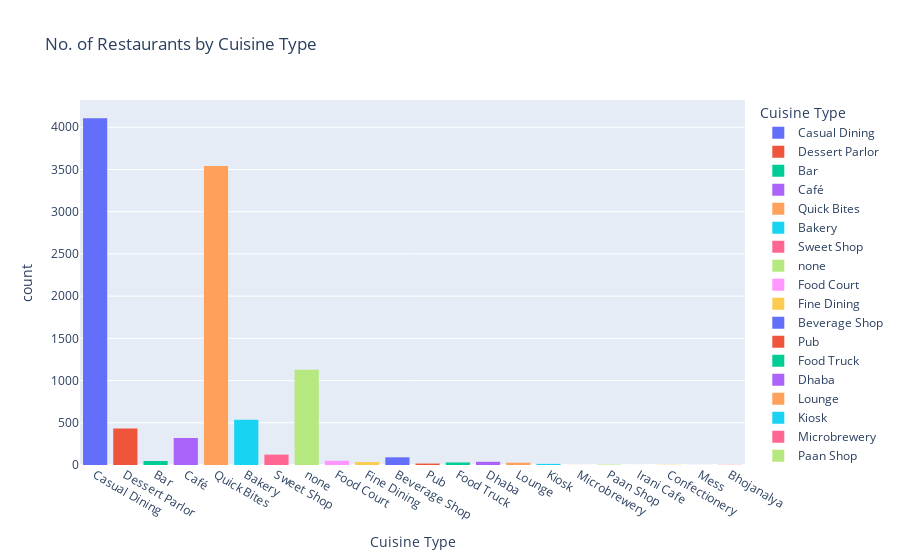

This figure's notebook cell:
### Markdown cell above
Q1) How many restaurants are in Mumbai for each type of cuisine?

### Code cell
fig = px.histogram(zomato_df, x='CUSINE TYPE', color='CUSINE TYPE',  
             title= 'No. of Restaurants by Cuisine Type',  
             labels={'CUSINE TYPE':'Cuisine Type'}) 
 
fig.show()

### Figure 1 — Plotly figure (JSON) as saved in the notebook; plotly's stock layout.template omitted (floating-point values rounded to 4 significant figures; data arrays with more than 128 entries replaced by an {"elided": "..."} marker saying what was removed)
{"data": [{"bingroup": "x", "hovertemplate": "Cuisine Type=%{x}<br>count=%{y}<extra></extra>", "legendgroup": "Casual Dining", "marker": {"color": "#636efa", "pattern": {"shape": ""}}, "name": "Casual Dining", "orientation": "v", "showlegend": true, "type": "histogram", "x": {"elided": "4107 str values"}, "xaxis": "x", "yaxis": "y"}, {"bingroup": "x", "hovertemplate": "Cuisine Type=%{x}<br>count=%{y}<extra></extra>", "legendgroup": "Dessert Parlor", "marker": {"color": "#EF553B", "pattern": {"shape": ""}}, "name": "Dessert Parlor", "orientation": "v", "showlegend": true, "type": "histogram", "x": {"elided": "431 str values"}, "xaxis": "x", "yaxis": "y"}, {"bingroup": "x", "hovertemplate": "Cuisine Type=%{x}<br>count=%{y}<extra></extra>", "legendgroup": "Bar", "marker": {"color": "#00cc96", "pattern": {"shape": ""}}, "name": "Bar", "orientation": "v", "showlegend": true, "type": "histogram", "x": ["Bar", "Bar", "Bar", "Bar", "Bar", "Bar", "Bar", "Bar", "Bar", "Bar", "Bar", "Bar", "Bar", "Bar", "Bar", "Bar", "Bar", "Bar", "Bar", "Bar", "Bar", "Bar", "Bar", "Bar", "Bar", "Bar", "Bar", "Bar", "Bar", "Bar", "Bar", "Bar", "Bar", "Bar", "Bar", "Bar", "Bar", "Bar", "Bar", "Bar", "Bar", "Bar", "Bar", "Bar", "Bar", "Bar", "Bar"], "xaxis": "x", "yaxis": "y"}, {"bingroup": "x", "hovertemplate": "Cuisine Type=%{x}<br>count=%{y}<extra></extra>", "legendgroup": "Café", "marker": {"color": "#ab63fa", "pattern": {"shape": ""}}, "name": "Café", "orientation": "v", "showlegend": true, "type": "histogram", "x": {"elided": "320 str values"}, "xaxis": "x", "yaxis": "y"}, {"bingroup": "x", "hovertemplate": "Cuisine Type=%{x}<br>count=%{y}<extra></extra>", "legendgroup": "Quick Bites", "marker": {"color": "#FFA15A", "pattern": {"shape": ""}}, "name": "Quick Bites", "orientation": "v", "showlegend": true, "type": "histogram", "x": {"elided": "3540 str values"}, "xaxis": "x", "yaxis": "y"}, {"bingroup": "x", "hovertemplate": "Cuisine Type=%{x}<br>count=%{y}<extra></extra>", "legendgroup": "Bakery", "marker": {"color": "#19d3f3", "pattern": {"shape": ""}}, "name": "Bakery", "orientation": "v", "showlegend": true, "type": "histogram", "x": {"elided": "537 str values"}, "xaxis": "x", "yaxis": "y"}, {"bingroup": "x", "hovertemplate": "Cuisine Type=%{x}<br>count=%{y}<extra></extra>", "legendgroup": "Sweet Shop", "marker": {"color": "#FF6692", "pattern": {"shape": ""}}, "name": "Sweet Shop", "orientation": "v", "showlegend": true, "type": "histogram", "x": ["Sweet Shop", "Sweet Shop", "Sweet Shop", "Sweet Shop", "Sweet Shop", "Sweet Shop", "Sweet Shop", "Sweet Shop", "Sweet Shop", "Sweet Shop", "Sweet Shop", "Sweet Shop", "Sweet Shop", "Sweet Shop", "Sweet Shop", "Sweet Shop", "Sweet Shop", "Sweet Shop", "Sweet Shop", "Sweet Shop", "Sweet Shop", "Sweet Shop", "Sweet Shop", "Sweet Shop", "Sweet Shop", "Sweet Shop", "Sweet Shop", "Sweet Shop", "Sweet Shop", "Sweet Shop", "Sweet Shop", "Sweet Shop", "Sweet Shop", "Sweet Shop", "Sweet Shop", "Sweet Shop", "Sweet Shop", "Sweet Shop", "Sweet Shop", "Sweet Shop", "Sweet Shop", "Sweet Shop", "Sweet Shop", "Sweet Shop", "Sweet Shop", "Sweet Shop", "Sweet Shop", "Sweet Shop", "Sweet Shop", "Sweet Shop", "Sweet Shop", "Sweet Shop", "Sweet Shop", "Sweet Shop", "Sweet Shop", "Sweet Shop", "Sweet Shop", "Sweet Shop", "Sweet Shop", "Sweet Shop", "Sweet Shop", "Sweet Shop", "Sweet Shop", "Sweet Shop", "Sweet Shop", "Sweet Shop", "Sweet Shop", "Sweet Shop", "Sweet Shop", "Sweet Shop", "Sweet Shop", "Sweet Shop", "Sweet Shop", "Sweet Shop", "Sweet Shop", "Sweet Shop", "Sweet Shop", "Sweet Shop", "Sweet Shop", "Sweet Shop", "Sweet Shop", "Sweet Shop", "Sweet Shop", "Sweet Shop", "Sweet Shop", "Sweet Shop", "Sweet Shop", "Sweet Shop", "Sweet Shop", "Sweet Shop", "Sweet Shop", "Sweet Shop", "Sweet Shop", "Sweet Shop", "Sweet Shop", "Sweet Shop", "Sweet Shop", "Sweet Shop", "Sweet Shop", "Sweet Shop", "Sweet Shop", "Sweet Shop", "Sweet Shop", "Sweet Shop", "Sweet Shop", "Sweet Shop", "Sweet Shop", "Sweet Shop", "Sweet Shop", "Sweet Shop", "Sweet Shop", "Sweet Shop", "Sweet Shop", "Sweet Shop", "Sweet Shop", "Sweet Shop", "Sweet Shop", "Sweet Shop", "Sweet Shop", "Sweet Shop", "Sweet Shop", "Sweet Shop", "Sweet Shop"], "xaxis": "x", "yaxis": "y"}, {"bingroup": "x", "hovertemplate": "Cuisine Type=%{x}<br>count=%{y}<extra></extra>", "legendgroup": "none", "marker": {"color": "#B6E880", "pattern": {"shape": ""}}, "name": "none", "orientation": "v", "showlegend": true, "type": "histogram", "x": {"elided": "1127 str values"}, "xaxis": "x", "yaxis": "y"}, {"bingroup": "x", "hovertemplate": "Cuisine Type=%{x}<br>count=%{y}<extra></extra>", "legendgroup": "Food Court", "marker": {"color": "#FF97FF", "pattern": {"shape": ""}}, "name": "Food Court", "orientation": "v", "showlegend": true, "type": "histogram", "x": ["Food Court", "Food Court", "Food Court", "Food Court", "Food Court", "Food Court", "Food Court", "Food Court", "Food Court", "Food Court", "Food Court", "Food Court", "Food Court", "Food Court", "Food Court", "Food Court", "Food Court", "Food Court", "Food Court", "Food Court", "Food Court", "Food Court", "Food Court", "Food Court", "Food Court", "Food Court", "Food Court", "Food Court", "Food Court", "Food Court", "Food Court", "Food Court", "Food Court", "Food Court", "Food Court", "Food Court", "Food Court", "Food Court", "Food Court", "Food Court", "Food Court", "Food Court", "Food Court", "Food Court", "Food Court", "Food Court", "Food Court", "Food Court", "Food Court", "Food Court"], "xaxis": "x", "yaxis": "y"}, {"bingroup": "x", "hovertemplate": "Cuisine Type=%{x}<br>count=%{y}<extra></extra>", "legendgroup": "Fine Dining", "marker": {"color": "#FECB52", "pattern": {"shape": ""}}, "name": "Fine Dining", "orientation": "v", "showlegend": true, "type": "histogram", "x": ["Fine Dining", "Fine Dining", "Fine Dining", "Fine Dining", "Fine Dining", "Fine Dining", "Fine Dining", "Fine Dining", "Fine Dining", "Fine Dining", "Fine Dining", "Fine Dining", "Fine Dining", "Fine Dining", "Fine Dining", "Fine Dining", "Fine Dining", "Fine Dining", "Fine Dining", "Fine Dining", "Fine Dining", "Fine Dining", "Fine Dining", "Fine Dining", "Fine Dining", "Fine Dining", "Fine Dining", "Fine Dining", "Fine Dining", "Fine Dining", "Fine Dining", "Fine Dining", "Fine Dining", "Fine Dining", "Fine Dining"], "xaxis": "x", "yaxis": "y"}, {"bingroup": "x", "hovertemplate": "Cuisine Type=%{x}<br>count=%{y}<extra></extra>", "legendgroup": "Beverage Shop", "marker": {"color": "#636efa", "pattern": {"shape": ""}}, "name": "Beverage Shop", "orientation": "v", "showlegend": true, "type": "histogram", "x": ["Beverage Shop", "Beverage Shop", "Beverage Shop", "Beverage Shop", "Beverage Shop", "Beverage Shop", "Beverage Shop", "Beverage Shop", "Beverage Shop", "Beverage Shop", "Beverage Shop", "Beverage Shop", "Beverage Shop", "Beverage Shop", "Beverage Shop", "Beverage Shop", "Beverage Shop", "Beverage Shop", "Beverage Shop", "Beverage Shop", "Beverage Shop", "Beverage Shop", "Beverage Shop", "Beverage Shop", "Beverage Shop", "Beverage Shop", "Beverage Shop", "Beverage Shop", "Beverage Shop", "Beverage Shop", "Beverage Shop", "Beverage Shop", "Beverage Shop", "Beverage Shop", "Beverage Shop", "Beverage Shop", "Beverage Shop", "Beverage Shop", "Beverage Shop", "Beverage Shop", "Beverage Shop", "Beverage Shop", "Beverage Shop", "Beverage Shop", "Beverage Shop", "Beverage Shop", "Beverage Shop", "Beverage Shop", "Beverage Shop", "Beverage Shop", "Beverage Shop", "Beverage Shop", "Beverage Shop", "Beverage Shop", "Beverage Shop", "Beverage Shop", "Beverage Shop", "Beverage Shop", "Beverage Shop", "Beverage Shop", "Beverage Shop", "Beverage Shop", "Beverage Shop", "Beverage Shop", "Beverage Shop", "Beverage Shop", "Beverage Shop", "Beverage Shop", "Beverage Shop", "Beverage Shop", "Beverage Shop", "Beverage Shop", "Beverage Shop", "Beverage Shop", "Beverage Shop", "Beverage Shop", "Beverage Shop", "Beverage Shop", "Beverage Shop", "Beverage Shop", "Beverage Shop", "Beverage Shop", "Beverage Shop", "Beverage Shop", "Beverage Shop", "Beverage Shop", "Beverage Shop", "Beverage Shop", "Beverage Shop", "Beverage Shop", "Beverage Shop"], "xaxis": "x", "yaxis": "y"}, {"bingroup": "x", "hovertemplate": "Cuisine Type=%{x}<br>count=%{y}<extra></extra>", "legendgroup": "Pub", "marker": {"color": "#EF553B", "pattern": {"shape": ""}}, "name": "Pub", "orientation": "v", "showlegend": true, "type": "histogram", "x": ["Pub", "Pub", "Pub", "Pub", "Pub", "Pub", "Pub", "Pub", "Pub", "Pub", "Pub", "Pub", "Pub", "Pub", "Pub", "Pub", "Pub"], "xaxis": "x", "yaxis": "y"}, {"bingroup": "x", "hovertemplate": "Cuisine Type=%{x}<br>count=%{y}<extra></extra>", "legendgroup": "Food Truck", "marker": {"color": "#00cc96", "pattern": {"shape": ""}}, "name": "Food Truck", "orientation": "v", "showlegend": true, "type": "histogram", "x": ["Food Truck", "Food Truck", "Food Truck", "Food Truck", "Food Truck", "Food Truck", "Food Truck", "Food Truck", "Food Truck", "Food Truck", "Food Truck", "Food Truck", "Food Truck", "Food Truck", "Food Truck", "Food Truck", "Food Truck", "Food Truck", "Food Truck", "Food Truck", "Food Truck", "Food Truck", "Food Truck", "Food Truck", "Food Truck", "Food Truck", "Food Truck", "Food Truck", "Food Truck", "Food Truck"], "xaxis": "x", "yaxis": "y"}, {"bingroup": "x", "hovertemplate": "Cuisine Type=%{x}<br>count=%{y}<extra></extra>", "legendgroup": "Dhaba", "marker": {"color": "#ab63fa", "pattern": {"shape": ""}}, "name": "Dhaba", "orientation": "v", "showlegend": true, "type": "histogram", "x": ["Dhaba", "Dhaba", "Dhaba", "Dhaba", "Dhaba", "Dhaba", "Dhaba", "Dhaba", "Dhaba", "Dhaba", "Dhaba", "Dhaba", "Dhaba", "Dhaba", "Dhaba", "Dhaba", "Dhaba", "Dhaba", "Dhaba", "Dhaba", "Dhaba", "Dhaba", "Dhaba", "Dhaba", "Dhaba", "Dhaba", "Dhaba", "Dhaba", "Dhaba", "Dhaba", "Dhaba", "Dhaba", "Dhaba", "Dhaba", "Dhaba", "Dhaba", "Dhaba", "Dhaba"], "xaxis": "x", "yaxis": "y"}, {"bingroup": "x", "hovertemplate": "Cuisine Type=%{x}<br>count=%{y}<extra></extra>", "legendgroup": "Lounge", "marker": {"color": "#FFA15A", "pattern": {"shape": ""}}, "name": "Lounge", "orientation": "v", "showlegend": true, "type": "histogram", "x": ["Lounge", "Lounge", "Lounge", "Lounge", "Lounge", "Lounge", "Lounge", "Lounge", "Lounge", "Lounge", "Lounge", "Lounge", "Lounge", "Lounge", "Lounge", "Lounge", "Lounge", "Lounge", "Lounge", "Lounge", "Lounge", "Lounge", "Lounge", "Lounge", "Lounge", "Lounge", "Lounge"], "xaxis": "x", "yaxis": "y"}, {"bingroup": "x", "hovertemplate": "Cuisine Type=%{x}<br>count=%{y}<extra></extra>", "legendgroup": "Kiosk", "marker": {"color": "#19d3f3", "pattern": {"shape": ""}}, "name": "Kiosk", "orientation": "v", "showlegend": true, "type": "histogram", "x": ["Kiosk", "Kiosk", "Kiosk", "Kiosk", "Kiosk", "Kiosk", "Kiosk", "Kiosk", "Kiosk", "Kiosk", "Kiosk", "Kiosk", "Kiosk"], "xaxis": "x", "yaxis": "y"}, {"bingroup": "x", "hovertemplate": "Cuisine Type=%{x}<br>count=%{y}<extra></extra>", "legendgroup": "Microbrewery", "marker": {"color": "#FF6692", "pattern": {"shape": ""}}, "name": "Microbrewery", "orientation": "v", "showlegend": true, "type": "histogram", "x": ["Microbrewery"], "xaxis": "x", "yaxis": "y"}, {"bingroup": "x", "hovertemplate": "Cuisine Type=%{x}<br>count=%{y}<extra></extra>", "legendgroup": "Paan Shop", "marker": {"color": "#B6E880", "pattern": {"shape": ""}}, "name": "Paan Shop", "orientation": "v", "showlegend": true, "type": "histogram", "x": ["Paan Shop", "Paan Shop", "Paan Shop", "Paan Shop", "Paan Shop", "Paan Shop"], "xaxis": "x", "yaxis": "y"}, {"bingroup": "x", "hovertemplate": "Cuisine Type=%{x}<br>count=%{y}<extra></extra>", "legendgroup": "Irani Cafe", "marker": {"color": "#FF97FF", "pattern": {"shape": ""}}, "name": "Irani Cafe", "orientation": "v", "showlegend": true, "type": "histogram", "x": ["Irani Cafe"], "xaxis": "x", "yaxis": "y"}, {"bingroup": "x", "hovertemplate": "Cuisine Type=%{x}<br>count=%{y}<extra></extra>", "legendgroup": "Confectionery", "marker": {"color": "#FECB52", "pattern": {"shape": ""}}, "name": "Confectionery", "orientation": "v", "showlegend": true, "type": "histogram", "x": ["Confectionery", "Confectionery", "Confectionery"], "xaxis": "x", "yaxis": "y"}, {"bingroup": "x", "hovertemplate": "Cuisine Type=%{x}<br>count=%{y}<extra></extra>", "legendgroup": "Mess", "marker": {"color": "#636efa", "pattern": {"shape": ""}}, "name": "Mess", "orientation": "v", "showlegend": true, "type": "histogram", "x": ["Mess"], "xaxis": "x", "yaxis": "y"}, {"bingroup": "x", "hovertemplate": "Cuisine Type=%{x}<br>count=%{y}<extra></extra>", "legendgroup": "Bhojanalya", "marker": {"color": "#EF553B", "pattern": {"shape": ""}}, "name": "Bhojanalya", "orientation": "v", "showlegend": true, "type": "histogram", "x": ["Bhojanalya", "Bhojanalya"], "xaxis": "x", "yaxis": "y"}], "layout": {"barmode": "relative", "legend": {"title": {"text": "Cuisine Type"}, "tracegroupgap": 0}, "title": {"text": "No. of Restaurants by Cuisine Type"}, "xaxis": {"anchor": "y", "categoryarray": ["Casual Dining", "Dessert Parlor", "Bar", "Café", "Quick Bites", "Bakery", "Sweet Shop", "none", "Food Court", "Fine Dining", "Beverage Shop", "Pub", "Food Truck", "Dhaba", "Lounge", "Kiosk", "Microbrewery", "Paan Shop", "Irani Cafe", "Confectionery", "Mess", "Bhojanalya"], "categoryorder": "array", "domain": [0, 1], "title": {"text": "Cuisine Type"}}, "yaxis": {"anchor": "x", "domain": [0, 1], "title": {"text": "count"}}}}
